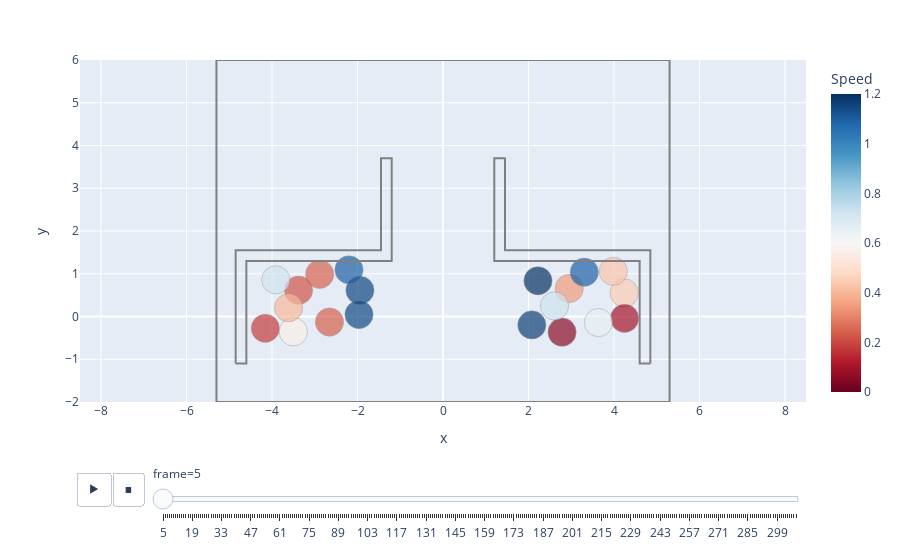

This figure's notebook cell:
### Code cell
visualize(speed, GeometryCollection(walkable_area._polygon))
